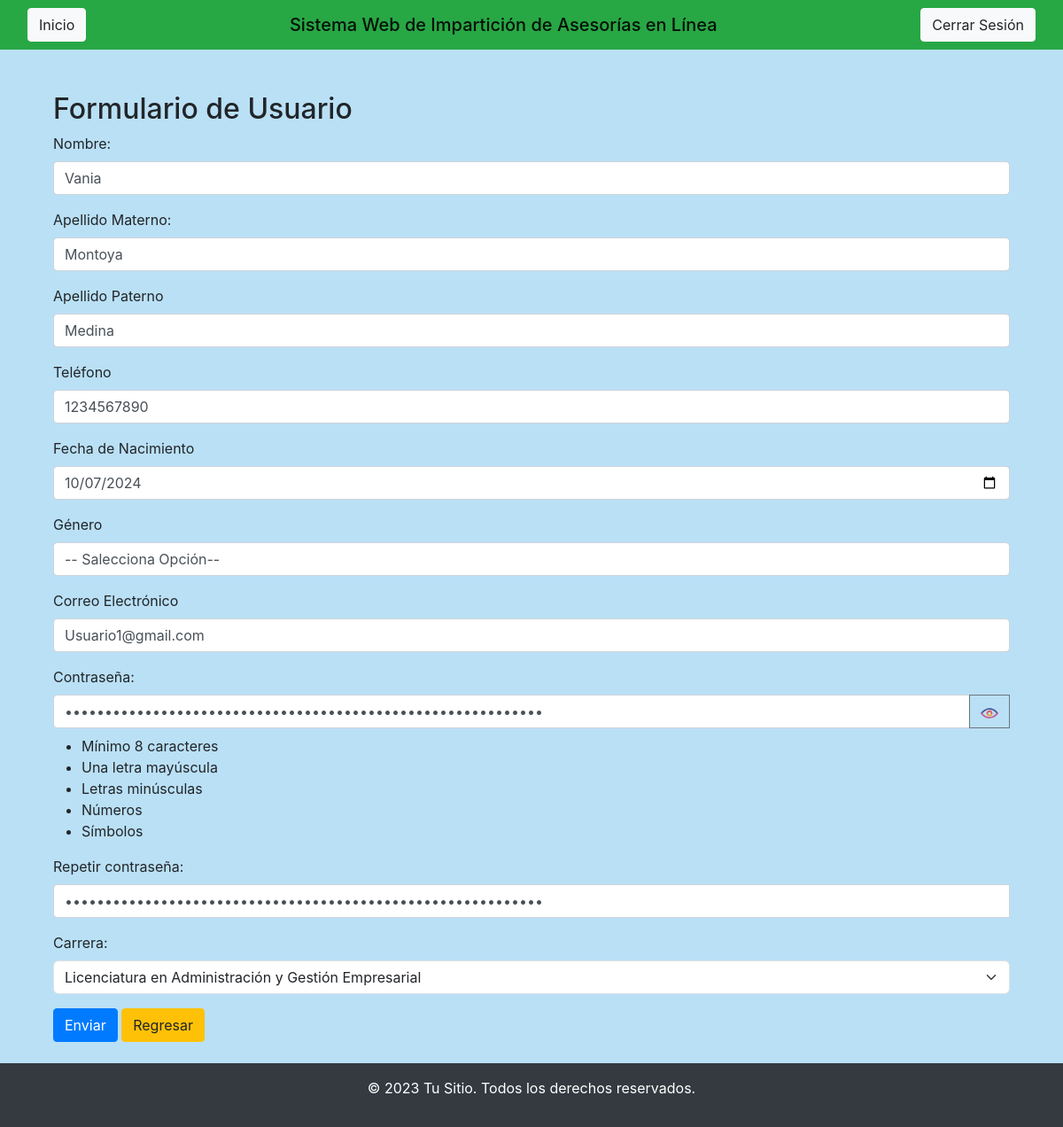
/Vista/ADMIN/UPDATE/Update_Usuario_Estudiante.php?id=1&rol=Estudiante (signed in), run on the app's committed database.
### tables this page shows
CREATE TABLE `estudiante` (
  `ID_Usuario_E` int(11) NOT NULL AUTO_INCREMENT,
  `Nombre_Usuario_E` varchar(200) NOT NULL,
  `Apellido_Materno_E` varchar(200) NOT NULL,
  `Apellido_Paterno_E` varchar(200) NOT NULL,
  `Telefono_E` varchar(20) NOT NULL,
  `Fecha_Nacimiento_E` date NOT NULL,
  `Genero_E` varchar(100) NOT NULL,
  `Correo_electronico_E` varchar(250) NOT NULL,
  `Contrasena_E` varchar(250) NOT NULL,
  `IdCarrera` int(11) DEFAULT NULL,
  PRIMARY KEY (`ID_Usuario_E`),
  KEY `IdCarrera` (`IdCarrera`),
  CONSTRAINT `estudiante_ibfk_1` FOREIGN KEY (`IdCarrera`) REFERENCES `carrera` (`Id_Carrera`)
);

### Vista/ADMIN/UPDATE/Update_Usuario_Estudiante.php (the view, shortened to what this page needs)
<?php include('head.php'); ?>
<?php
include('../../../Modelo/Conexion.php');
if (isset($_GET['id']) && !empty($_GET['id']) && isset($_GET['rol']) && !empty($_GET['rol'])) {
    $id_empleado = $_GET['id'];
    $conexion = (new Conectar())->conexion();
    $consulta = $conexion->prepare("SELECT E.Nombre_Usuario_E AS nombre_usuario,
            E.Apellido_Materno_E AS apellido_materno,
            E.Apellido_Paterno_E AS apellido_paterno,
            E.Telefono_E AS telefono,
            E.Fecha_Nacimiento_E AS fecha_nacimiento,
            E.Genero_E AS genero,
            E.Correo_electronico_E AS correo_electronico,
            E.Contrasena_E AS contrasena,
            E.IdCarrera
            FROM
                Estudiante E
            INNER JOIN
                Carrera C ON E.IdCarrera = C.Id_Carrera
            WHERE
                ID_Usuario_E = ?;");
        $consulta->bind_param("i", $id_empleado);
        $consulta->execute();
        $resultado = $consulta->get_result();
        if ($row = $resultado->fetch_assoc()) {
        } else {
            echo "No se encontró ningún empleado con la ID proporcionada.";
            exit;
        }
} else {
    echo "ID de empleado o rol no proporcionado.";
    exit;
}
?>
<div class="container mt-5">
    <h2>Formulario de Usuario</h2>
        <form action="../../../Controlador/ADMIN/UPDATE/Funcion_Update_Usuario.php" method="post" class="needs-validation" novalidate>
            <div class="form-group">
                <label for="nombre_usuario_e">Nombre:</label>
                <input type="text" class="form-control" id="nombre_usuario" name="nombre_usuario" value="<?php echo $row['nombre_usuario']; ?>" required>
            </div>
            <div class="form-group">
                <label for="apellido_materno_e">Apellido Materno:</label>
                <input type="text" class="form-control" id="apellido_materno" name="apellido_materno" value="<?php echo $row['apellido_materno']; ?>" required>
            </div>
            <div class="form-group">
                <label for="apellido_paterno_e">Apellido Paterno</label>
                <input type="text" class="form-control" id="apellido_paterno" name="apellido_paterno" value="<?php echo $row['apellido_paterno']; ?>" required>
            </div>
            <div class="form-group">
                <label for="telefono_e">Teléfono</label>
                <input type="tel" class="form-control" id="telefono" name="telefono" value="<?php echo $row['telefono']; ?>" required>
            </div>
            <div class="form-group">
                <label for="fecha_nacimiento_e">Fecha de Nacimiento</label>
                <input type="date" class="form-control" id="fecha_nacimiento" name="fecha_nacimiento" value="<?php echo $row['fecha_nacimiento']; ?>" required>
            </div>
            <div class="form-group">
                <label for="genero_e">Género</label>
                <select class="form-control" id="genero" name="genero" required>
                    <option value="" selected disabled>-- Salecciona Opción--</option>
                </select>
            </div>
            <div class="form-group">
                <label for="correo_electronico_e">Correo Electrónico</label>
                <input type="email" class="form-control" id="correo_electronico" name="correo_electronico" value="<?php echo $row['correo_electronico']; ?>" required>
            </div>
            <div class="form-group">
                <label for="contrasena" class="form-label">Contraseña:</label>
                <div class="input-group">
                    <input type="password" class="form-control" id="contrasena" name="contrasena" placeholder="Ingresa la contraseña" value="<?php echo $row['contrasena']; ?>" required>
                    <div class="input-group-append">
                        <button class="btn btn-outline-secondary" type="button" id="togglePassword">
                        </button>
                    </div>
                </div>
                <ul class="requirements mt-2">
                    <li id="length">Mínimo 8 caracteres</li>
                    <li id="uppercase">Una letra mayúscula</li>
                    <li id="lowercase">Letras minúsculas</li>
                    <li id="number">Números</li>
                    <li id="special">Símbolos</li>
                </ul>
            </div>
            <div class="form-group">
                <label for="valcontrasena" class="form-label">Repetir contraseña:</label>
                <div class="input-group">
                    <input type="password" class="form-control" id="valcontrasena" name="valcontrasena" value="<?php echo $row['contrasena']; ?>" placeholder="Ingresa la contraseña" required>
                </div>
            </div>
            <div class="mb-3">
                <label for="ID_Carrera" class="form-label">Carrera:</label>
                <select class="form-select" id="ID_Carrera" name="ID_Carrera" required>
                    <?php
                        $sql_tipos_carrera = $conexion->query("SELECT * FROM Carrera");
                        while($resultado_tipo_carrera = $sql_tipos_carrera->fetch_assoc()){
                            $selected = ($row['IdCarrera'] == $resultado_tipo_carrera['Id_Carrera']) ? 'selected' : '';
                            echo "<option value='".$resultado_tipo_carrera['Id_Carrera']."' $selected>".$resultado_tipo_carrera['Nombre_Carrera']."</option>";
                        }
                    ?>
                </select>
            </div>
        <button type="submit" class="btn btn-primary">Enviar</button>
        <a class="btn btn-warning" href="../Usuario.php">Regresar</a>
    </form>
</div>
<?php include('footer.php'); ?>

### Vista/ADMIN/UPDATE/head.php (style rules this page uses)
body { background: #bae0f5; }

### data on the page
estudiante: nombre_usuario "Vania", apellido_materno "Montoya", apellido_paterno "Medina", telefono "1234567890", fecha_nacimiento "10/07/2024", correo_electronico "Usuario1@gmail.com"

### other printed values
form field ID_Carrera "Licenciatura en Administración y Gestión Empresarial"
